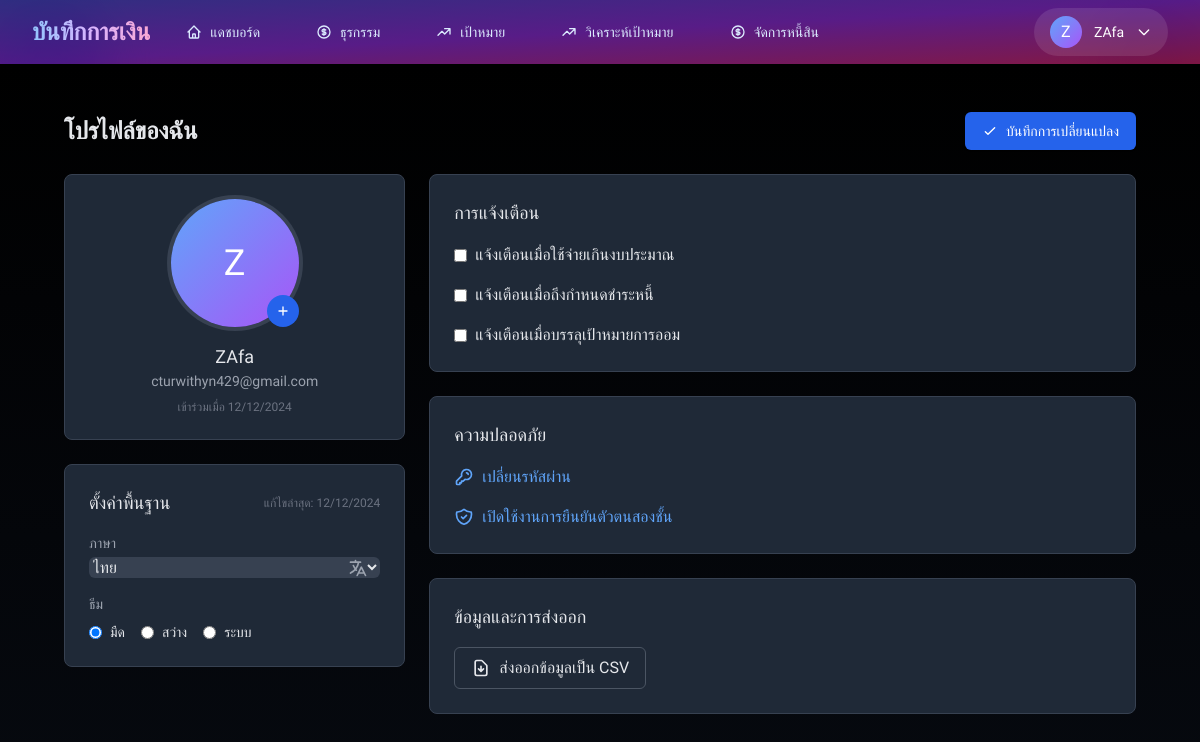
/user/profile (signed in), run on the app's committed database.
### models/user.py (models this page shows, shortened)
class User(UserMixin, db.Model):
    __tablename__ = 'users'
    id = db.Column(db.Integer, primary_key=True)
    username = db.Column(db.String(80), unique=True, nullable=False, index=True)
    email = db.Column(db.String(120), unique=True, nullable=False, index=True)
    password_hash = db.Column(db.String(200), nullable=False)
    profile_image = db.Column(db.String(200))
    first_name = db.Column(db.String(50))
    last_name = db.Column(db.String(50))
    profile_image = db.Column(db.String(200))
    is_active = db.Column(db.Boolean, default=True)
    is_verified = db.Column(db.Boolean, default=False)
    last_login = db.Column(db.DateTime)
    notification_preferences = db.Column(db.JSON, default={
        'email_notifications': True,
        'transaction_alerts': True,
        'goal_reminders': True,
        'weekly_summary': True
    })
    created_at = db.Column(db.DateTime, default=datetime.utcnow)
    updated_at = db.Column(db.DateTime, default=datetime.utcnow, onupdate=datetime.utcnow)
    transactions = db.relationship('Transaction',
                                 back_populates='user',
                                 lazy='dynamic',
                                 cascade='all, delete-orphan')
    financial_goals = db.relationship('FinancialGoal',
                                    back_populates='user',
                                    lazy='dynamic',
                                    cascade='all, delete-orphan')
    debts = db.relationship('Debt', backref=db.backref('user', lazy=True), lazy='dynamic', cascade='all, delete-orphan')

### routes/user.py (the view, shortened to what this page needs)
@user_bp.route('/profile', methods=['GET', 'POST'])
@login_required
def profile():
    return render_template('user/profile.html')

### app.py (called while the page is built)
@login_manager.user_loader
def load_user(user_id):
    return User.query.get(int(user_id))

### templates/user/profile.html (shortened to what this page needs)
{% extends "base.html" %}
{% block content %}
<div class="max-w-7xl mx-auto py-6 px-4 sm:px-6 lg:px-8">
    <div class="flex items-center justify-between mb-6">
        <h1 class="text-2xl font-bold text-gray-200">โปรไฟล์ของฉัน</h1>
        <button onclick="saveProfile()"
            class="inline-flex items-center px-4 py-2 border border-transparent rounded-md shadow-sm text-sm font-medium text-white bg-blue-600 hover:bg-blue-700 focus:outline-none focus:ring-2 focus:ring-offset-2 focus:ring-blue-500">
            <svg class="w-4 h-4 mr-2" fill="none" stroke="currentColor" viewBox="0 0 24 24">
                <path stroke-linecap="round" stroke-linejoin="round" stroke-width="2" d="M5 13l4 4L19 7"/>
            </svg>
            บันทึกการเปลี่ยนแปลง
        </button>
    </div>
    <div class="grid grid-cols-1 lg:grid-cols-3 gap-6">
        <div class="lg:col-span-1 space-y-6">
            <div class="bg-gray-800 rounded-lg p-6 border border-gray-700">
                <div class="flex flex-col items-center">
                    <div class="relative group">
                        <div class="h-32 w-32 rounded-full bg-gradient-to-br from-blue-400 to-purple-500 flex items-center justify-center overflow-hidden ring-4 ring-gray-700 group-hover:ring-blue-500 transition-all duration-300">
                            {% if current_user.profile_image %}
                            <img src="{{ current_user.profile_image }}" alt="Profile" class="h-full w-full object-cover">
                            {% else %}
                            <span class="text-4xl text-white font-medium">{{ current_user.username[0].upper() }}</span>
                            {% endif %}
                        </div>
                        <button onclick="document.getElementById('profile_image').click()"
                            class="absolute bottom-0 right-0 bg-blue-600 rounded-full p-2 hover:bg-blue-700 transition-all duration-300 transform hover:scale-110 focus:outline-none focus:ring-2 focus:ring-offset-2 focus:ring-blue-500">
                            <svg class="w-4 h-4 text-white" fill="none" stroke="currentColor" viewBox="0 0 24 24">
                                <path stroke-linecap="round" stroke-linejoin="round" stroke-width="2" d="M12 6v6m0 0v6m0-6h6m-6 0H6"/>
                            </svg>
                        </button>
                    </div>
                    <div class="mt-4 text-center">
                        <h3 class="text-lg font-medium text-gray-200">{{ current_user.username }}</h3>
                        <p class="text-sm text-gray-400">{{ current_user.email }}</p>
                        <div class="mt-2 text-xs text-gray-500">
                            เข้าร่วมเมื่อ {{ current_user.created_at.strftime('%d/%m/%Y') }}
                        </div>
                    </div>
                </div>
            </div>
            <div class="bg-gray-800 rounded-lg p-6 border border-gray-700">
                <div class="flex items-center justify-between mb-4">
                    <h3 class="text-lg font-medium text-gray-200">ตั้งค่าพื้นฐาน</h3>
                    <span class="text-xs text-gray-500">แก้ไขล่าสุด: {{ current_user.updated_at.strftime('%d/%m/%Y') }}</span>
                </div>
                <div class="space-y-4">
                    <div>
                        <label class="block text-sm font-medium text-gray-400">ภาษา</label>
                        <div class="mt-1 relative">
                            <select name="language" class="mt-1 block w-full rounded-md bg-gray-700 border-gray-600 text-gray-200 focus:border-blue-500 focus:ring-blue-500">
                                <option value="th" {% if current_user.language == 'th' %}selected{% endif %}>ไทย</option>
                            </select>
                            <div class="absolute inset-y-0 right-0 flex items-center pr-3 pointer-events-none text-gray-400">
                            </div>
                        </div>
                    </div>
                    <div>
                        <label class="block text-sm font-medium text-gray-400">ธีม</label>
                        <div class="mt-2 flex items-center space-x-4">
                            <label class="inline-flex items-center">
                                <input type="radio" name="theme" value="dark" checked
                                    class="text-blue-600 bg-gray-700 border-gray-600 focus:ring-blue-500 focus:ring-offset-gray-800">
                                <span class="ml-2 text-sm text-gray-200">มืด</span>
                            </label>
                            <label class="inline-flex items-center">
                                <input type="radio" name="theme" value="light"
                                    class="text-blue-600 bg-gray-700 border-gray-600 focus:ring-blue-500 focus:ring-offset-gray-800">
                                <span class="ml-2 text-sm text-gray-200">สว่าง</span>
                            </label>
                            <label class="inline-flex items-center">
                                <input type="radio" name="theme" value="system"
                                    class="text-blue-600 bg-gray-700 border-gray-600 focus:ring-blue-500 focus:ring-offset-gray-800">
                                <span class="ml-2 text-sm text-gray-200">ระบบ</span>
                            </label>
                        </div>
                    </div>
                </div>
            </div>
        </div>
        <div class="lg:col-span-2 space-y-6">
            <div class="bg-gray-800 rounded-lg p-6 border border-gray-700">
                <h3 class="text-lg font-medium text-gray-200 mb-4">การแจ้งเตือน</h3>
                <div class="space-y-4">
                    <label class="flex items-center">
                        <input type="checkbox" class="rounded bg-gray-700 border-gray-600 text-blue-600 focus:ring-blue-500">
                        <span class="ml-2 text-gray-200">แจ้งเตือนเมื่อใช้จ่ายเกินงบประมาณ</span>
                    </label>
                    <label class="flex items-center">
                        <input type="checkbox" class="rounded bg-gray-700 border-gray-600 text-blue-600 focus:ring-blue-500">
                        <span class="ml-2 text-gray-200">แจ้งเตือนเมื่อถึงกำหนดชำระหนี้</span>
                    </label>
                    <label class="flex items-center">
                        <input type="checkbox" class="rounded bg-gray-700 border-gray-600 text-blue-600 focus:ring-blue-500">
                        <span class="ml-2 text-gray-200">แจ้งเตือนเมื่อบรรลุเป้าหมายการออม</span>
                    </label>
                </div>
            </div>
            <div class="bg-gray-800 rounded-lg p-6 border border-gray-700">
                <h3 class="text-lg font-medium text-gray-200 mb-4">ความปลอดภัย</h3>
                <div class="space-y-4">
                    <button class="flex items-center text-blue-400 hover:text-blue-300">
                        <svg class="w-5 h-5 mr-2" fill="none" stroke="currentColor" viewBox="0 0 24 24">
                            <path stroke-linecap="round" stroke-linejoin="round" stroke-width="2" d="M15 7a2 2 0 012 2m4 0a6 6 0 01-7.743 5.743L11 17H9v2H7v2H4a1 1 0 01-1-1v-2.586a1 1 0 01.293-.707l5.964-5.964A6 6 0 1121 9z"/>
                        </svg>
                        เปลี่ยนรหัสผ่าน
                    </button>
                    <button class="flex items-center text-blue-400 hover:text-blue-300">
                        เปิดใช้งานการยืนยันตัวตนสองชั้น
                    </button>
                </div>
            </div>
            <div class="bg-gray-800 rounded-lg p-6 border border-gray-700">
                <h3 class="text-lg font-medium text-gray-200 mb-4">ข้อมูลและการส่งออก</h3>
                <div class="space-y-4">
                    <button class="flex items-center px-4 py-2 border border-gray-600 rounded-md text-gray-200 hover:bg-gray-700 transition-colors">
                        <svg class="w-5 h-5 mr-2" fill="none" stroke="currentColor" viewBox="0 0 24 24">
                            <path stroke-linecap="round" stroke-linejoin="round" stroke-width="2" d="M12 10v6m0 0l-3-3m3 3l3-3m2 8H7a2 2 0 01-2-2V5a2 2 0 012-2h5.586a1 1 0 01.707.293l5.414 5.414a1 1 0 01.293.707V19a2 2 0 01-2 2z"/>
                        </svg>
                        ส่งออกข้อมูลเป็น CSV
                    </button>
                </div>
            </div>
        </div>
    </div>
</div>
{% endblock %}

### templates/base.html (shortened to what this page needs)
<!DOCTYPE html>
<html lang="th" class="h-full bg-gray-50">
<head>
    <script src="https://cdn.tailwindcss.com"></script>
</head>
<nav class="bg-gradient-to-br from-indigo-900 via-purple-900 to-pink-900 shadow-xl">
    <div class="max-w-7xl mx-auto px-4 sm:px-6 lg:px-8 relative">
        <div class="absolute inset-0">
            <div class="absolute top-0 -left-4 w-32 h-32 bg-blue-500/20 rounded-full mix-blend-multiply filter blur-xl"></div>
            <div class="absolute top-0 -right-4 w-32 h-32 bg-purple-500/20 rounded-full mix-blend-multiply filter blur-xl"></div>
        </div>
        <div class="flex justify-between h-16 relative z-10">
            <div class="flex">
                <div class="flex-shrink-0 flex items-center">
                    <a href="{{ url_for('index') }}"
                       class="text-2xl font-bold text-transparent bg-clip-text bg-gradient-to-r from-blue-300 via-purple-300 to-pink-300 hover:scale-105 transform transition-all duration-300 hover:from-blue-200 hover:to-pink-200">
                    </a>
                </div>
                <div class="hidden sm:ml-6 sm:flex sm:space-x-8">
                    <a href="{{ url_for('dashboard.index') }}"
                       class="nav-link border-transparent text-blue-100 hover:text-white inline-flex items-center px-3 py-2 text-sm font-medium transition-all duration-300 hover:bg-white/10 rounded-lg">
                        <svg class="w-4 h-4 mr-2" fill="none" stroke="currentColor" viewBox="0 0 24 24">
                            <path stroke-linecap="round" stroke-linejoin="round" stroke-width="2" d="M3 12l2-2m0 0l7-7 7 7M5 10v10a1 1 0 001 1h3m10-11l2 2m-2-2v10a1 1 0 01-1 1h-3m-6 0a1 1 0 001-1v-4a1 1 0 011-1h2a1 1 0 011 1v4a1 1 0 001 1m-6 0h6"/>
                        </svg>
                        แดชบอร์ด
                    </a>
                    <a href="{{ url_for('transactions.molist') }}"
                       class="nav-link border-transparent text-blue-100 hover:text-white inline-flex items-center px-3 py-2 text-sm font-medium transition-all duration-300 hover:bg-white/10 rounded-lg">
                        ธุรกรรม
                    </a>
                    <a href="{{ url_for('goals.list') }}"
                       class="nav-link border-transparent text-blue-100 hover:text-white inline-flex items-center px-3 py-2 text-sm font-medium transition-all duration-300 hover:bg-white/10 rounded-lg">
                        <svg class="w-4 h-4 mr-2" fill="none" stroke="currentColor" viewBox="0 0 24 24">
                            <path stroke-linecap="round" stroke-linejoin="round" stroke-width="2" d="M13 7h8m0 0v8m0-8l-8 8-4-4-6 6"/>
                        </svg>
                        เป้าหมาย
                    </a>
                    <a href="{{ url_for('goals.analytics') }}"
                       class="nav-link border-transparent text-blue-100 hover:text-white inline-flex items-center px-3 py-2 text-sm font-medium transition-all duration-300 hover:bg-white/10 rounded-lg">
                        <svg class="w-4 h-4 mr-2" fill="none" stroke="currentColor" viewBox="0 0 24 24">
                            <path stroke-linecap="round" stroke-linejoin="round" stroke-width="2" d="M13 7h8m0 0v8m0-8l-8 8-4-4-6 6"/>
                        </svg>
                        วิเคราะห์เป้าหมาย
                    </a>
                    <a href="{{ url_for('debt.debtmain') }}"
                        class="nav-link border-transparent text-blue-100 hover:text-white inline-flex items-center px-3 py-2 text-sm font-medium transition-all duration-300 hover:bg-white/10 rounded-lg">
                        จัดการหนี้สิน
                    </a>
                </div>
            </div>
            <div class="hidden sm:ml-6 sm:flex sm:items-center">
                <div class="ml-3 relative">
                    {% if current_user.is_authenticated %}
                        <button type="button"
                                id="user-menu-button"
                                aria-expanded="false"
                                aria-haspopup="true"
                                class="flex items-center space-x-3 px-4 py-2 rounded-full bg-white/10 hover:bg-white/20 transition-all duration-300 focus:outline-none focus:ring-2 focus:ring-offset-2 focus:ring-blue-500">
                            <div class="h-8 w-8 rounded-full bg-gradient-to-br from-blue-400 to-purple-500 flex items-center justify-center">
                                <span class="text-white font-medium">{{ current_user.username[0].upper() }}</span>
                            </div>
                            <span class="text-white text-sm">{{ current_user.username }}</span>
                            <svg class="w-4 h-4 text-white" fill="none" stroke="currentColor" viewBox="0 0 24 24">
                                <path stroke-linecap="round" stroke-linejoin="round" stroke-width="2" d="M19 9l-7 7-7-7"/>
                            </svg>
                        </button>
                    {% endif %}
                </div>
            </div>
        </div>
    </div>
 </nav>
    <main class="gradient-background min-h-screen py-6">
        <div class="max-w-7xl mx-auto px-4 sm:px-6 lg:px-8">
            <div class="content">
                {% block content %}{% endblock %}
            </div>
        </div>
    </main>
</body>
</html>

### templates/base.html (style rules this page uses)
.gradient-background { background: linear-gradient(180deg, #000000 0%, #06090f 15%, #0f1729 30%, #1a1f35 45%, #1e2442 60%, #1a1f35 75%, #0f1729 90%, #000000 100% ); animation: gradient 15s ease infinite; background-size: 200% 200%; position: relative; }
.nav-link { position: relative; transition: all 0.3s ease; }
.nav-link::after { content: ''; position: absolute; width: 0; height: 2px; bottom: -2px; left: 50%; background-color: #3b82f6; transition: all 0.3s ease; transform: translateX(-50%); }

### data on the page
User: username "Z", username "ZAfa", email "cturwithyn429@gmail.com", created_at "12/12/2024", updated_at "12/12/2024"
